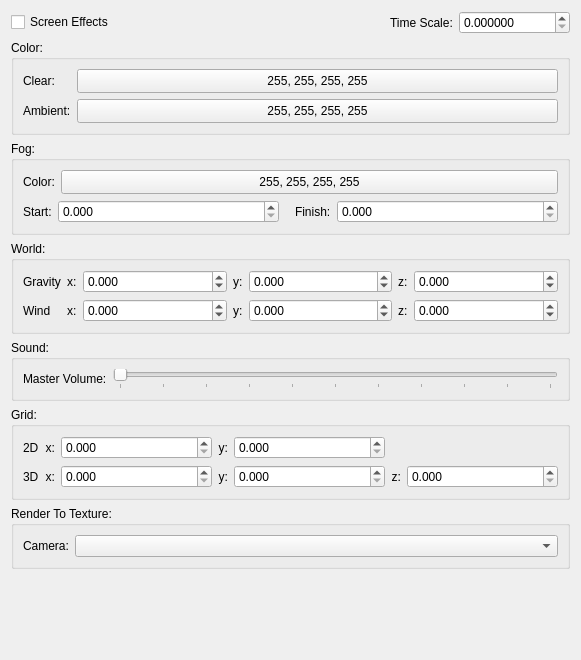
<?xml version="1.0" encoding="UTF-8"?>
<ui version="4.0">
 <class>SceneInfo</class>
 <widget class="QWidget" name="SceneInfo">
  <property name="geometry">
   <rect>
    <x>0</x>
    <y>0</y>
    <width>581</width>
    <height>660</height>
   </rect>
  </property>
  <property name="windowTitle">
   <string>Form</string>
  </property>
  <layout class="QVBoxLayout" name="verticalLayout">
   <item>
    <layout class="QHBoxLayout" name="horizontalLayout_2">
     <item>
      <widget class="QCheckBox" name="chkScreenEffects">
       <property name="text">
        <string>Screen Effects</string>
       </property>
      </widget>
     </item>
     <item>
      <spacer name="horizontalSpacer_2">
       <property name="orientation">
        <enum>Qt::Horizontal</enum>
       </property>
       <property name="sizeHint" stdset="0">
        <size>
         <width>40</width>
         <height>20</height>
        </size>
       </property>
      </spacer>
     </item>
     <item>
      <widget class="QLabel" name="label_23">
       <property name="text">
        <string>Time Scale:</string>
       </property>
      </widget>
     </item>
     <item>
      <widget class="QDoubleSpinBox" name="txtTimeScale">
       <property name="decimals">
        <number>6</number>
       </property>
       <property name="minimum">
        <double>0.000000000000000</double>
       </property>
       <property name="maximum">
        <double>99999999.999999001622200</double>
       </property>
       <property name="singleStep">
        <double>0.100000000000000</double>
       </property>
      </widget>
     </item>
    </layout>
   </item>
   <item>
    <widget class="QGroupBox" name="groupBox_2">
     <property name="title">
      <string>Color:</string>
     </property>
     <layout class="QGridLayout" name="gridLayout">
      <property name="leftMargin">
       <number>9</number>
      </property>
      <property name="topMargin">
       <number>9</number>
      </property>
      <property name="rightMargin">
       <number>9</number>
      </property>
      <property name="bottomMargin">
       <number>9</number>
      </property>
      <item row="0" column="0">
       <widget class="QLabel" name="label_2">
        <property name="text">
         <string>Clear:</string>
        </property>
       </widget>
      </item>
      <item row="0" column="1">
       <widget class="QPushButton" name="btnColorClear">
        <property name="sizePolicy">
         <sizepolicy hsizetype="Expanding" vsizetype="Fixed">
          <horstretch>0</horstretch>
          <verstretch>0</verstretch>
         </sizepolicy>
        </property>
        <property name="minimumSize">
         <size>
          <width>0</width>
          <height>24</height>
         </size>
        </property>
        <property name="cursor">
         <cursorShape>PointingHandCursor</cursorShape>
        </property>
        <property name="text">
         <string>255, 255, 255, 255</string>
        </property>
       </widget>
      </item>
      <item row="1" column="0">
       <widget class="QLabel" name="label">
        <property name="text">
         <string>Ambient:</string>
        </property>
       </widget>
      </item>
      <item row="1" column="1">
       <widget class="QPushButton" name="btnColorAmbient">
        <property name="sizePolicy">
         <sizepolicy hsizetype="Expanding" vsizetype="Fixed">
          <horstretch>0</horstretch>
          <verstretch>0</verstretch>
         </sizepolicy>
        </property>
        <property name="minimumSize">
         <size>
          <width>0</width>
          <height>24</height>
         </size>
        </property>
        <property name="cursor">
         <cursorShape>PointingHandCursor</cursorShape>
        </property>
        <property name="text">
         <string>255, 255, 255, 255</string>
        </property>
       </widget>
      </item>
     </layout>
    </widget>
   </item>
   <item>
    <widget class="QGroupBox" name="groupBox">
     <property name="title">
      <string>Fog:</string>
     </property>
     <layout class="QVBoxLayout" name="verticalLayout_3">
      <property name="leftMargin">
       <number>9</number>
      </property>
      <property name="topMargin">
       <number>9</number>
      </property>
      <property name="rightMargin">
       <number>9</number>
      </property>
      <property name="bottomMargin">
       <number>9</number>
      </property>
      <item>
       <widget class="QWidget" name="widget_2" native="true">
        <layout class="QHBoxLayout" name="horizontalLayout_4">
         <property name="leftMargin">
          <number>0</number>
         </property>
         <property name="topMargin">
          <number>0</number>
         </property>
         <property name="rightMargin">
          <number>0</number>
         </property>
         <property name="bottomMargin">
          <number>0</number>
         </property>
         <item>
          <widget class="QLabel" name="label_4">
           <property name="text">
            <string>Color:</string>
           </property>
          </widget>
         </item>
         <item>
          <widget class="QPushButton" name="btnColorFog">
           <property name="sizePolicy">
            <sizepolicy hsizetype="Expanding" vsizetype="Fixed">
             <horstretch>0</horstretch>
             <verstretch>0</verstretch>
            </sizepolicy>
           </property>
           <property name="minimumSize">
            <size>
             <width>0</width>
             <height>24</height>
            </size>
           </property>
           <property name="cursor">
            <cursorShape>PointingHandCursor</cursorShape>
           </property>
           <property name="text">
            <string>255, 255, 255, 255</string>
           </property>
          </widget>
         </item>
        </layout>
       </widget>
      </item>
      <item>
       <widget class="QWidget" name="widget_3" native="true">
        <layout class="QHBoxLayout" name="horizontalLayout">
         <property name="leftMargin">
          <number>0</number>
         </property>
         <property name="topMargin">
          <number>0</number>
         </property>
         <property name="rightMargin">
          <number>0</number>
         </property>
         <property name="bottomMargin">
          <number>0</number>
         </property>
         <item>
          <widget class="QLabel" name="label_3">
           <property name="text">
            <string>Start:</string>
           </property>
          </widget>
         </item>
         <item>
          <widget class="QDoubleSpinBox" name="txtFogStart">
           <property name="sizePolicy">
            <sizepolicy hsizetype="Expanding" vsizetype="Fixed">
             <horstretch>0</horstretch>
             <verstretch>0</verstretch>
            </sizepolicy>
           </property>
           <property name="decimals">
            <number>3</number>
           </property>
           <property name="maximum">
            <double>99999999.998999997973442</double>
           </property>
          </widget>
         </item>
         <item>
          <spacer name="horizontalSpacer">
           <property name="orientation">
            <enum>Qt::Horizontal</enum>
           </property>
           <property name="sizeType">
            <enum>QSizePolicy::Minimum</enum>
           </property>
           <property name="sizeHint" stdset="0">
            <size>
             <width>10</width>
             <height>0</height>
            </size>
           </property>
          </spacer>
         </item>
         <item>
          <widget class="QLabel" name="label_5">
           <property name="text">
            <string>Finish:</string>
           </property>
          </widget>
         </item>
         <item>
          <widget class="QDoubleSpinBox" name="txtFogFinish">
           <property name="sizePolicy">
            <sizepolicy hsizetype="Expanding" vsizetype="Fixed">
             <horstretch>0</horstretch>
             <verstretch>0</verstretch>
            </sizepolicy>
           </property>
           <property name="decimals">
            <number>3</number>
           </property>
           <property name="maximum">
            <double>99999999.998999997973442</double>
           </property>
          </widget>
         </item>
        </layout>
       </widget>
      </item>
     </layout>
    </widget>
   </item>
   <item>
    <widget class="QGroupBox" name="groupBox_3">
     <property name="title">
      <string>World:</string>
     </property>
     <layout class="QGridLayout" name="gridLayout_3">
      <property name="leftMargin">
       <number>9</number>
      </property>
      <property name="topMargin">
       <number>9</number>
      </property>
      <property name="rightMargin">
       <number>9</number>
      </property>
      <property name="bottomMargin">
       <number>9</number>
      </property>
      <item row="1" column="0">
       <widget class="QLabel" name="label_22">
        <property name="text">
         <string>Wind</string>
        </property>
       </widget>
      </item>
      <item row="1" column="1">
       <widget class="QLabel" name="label_17">
        <property name="text">
         <string>x:</string>
        </property>
       </widget>
      </item>
      <item row="0" column="0">
       <widget class="QLabel" name="label_21">
        <property name="text">
         <string>Gravity</string>
        </property>
       </widget>
      </item>
      <item row="0" column="1">
       <widget class="QLabel" name="label_6">
        <property name="text">
         <string>x:</string>
        </property>
       </widget>
      </item>
      <item row="0" column="6">
       <widget class="QDoubleSpinBox" name="txtGravityZ">
        <property name="sizePolicy">
         <sizepolicy hsizetype="Expanding" vsizetype="Fixed">
          <horstretch>0</horstretch>
          <verstretch>0</verstretch>
         </sizepolicy>
        </property>
        <property name="decimals">
         <number>3</number>
        </property>
        <property name="minimum">
         <double>-99999999.998999997973442</double>
        </property>
        <property name="maximum">
         <double>99999999.998999997973442</double>
        </property>
        <property name="singleStep">
         <double>0.100000000000000</double>
        </property>
       </widget>
      </item>
      <item row="0" column="5">
       <widget class="QLabel" name="label_8">
        <property name="text">
         <string>z:</string>
        </property>
       </widget>
      </item>
      <item row="0" column="2">
       <widget class="QDoubleSpinBox" name="txtGravityX">
        <property name="sizePolicy">
         <sizepolicy hsizetype="Expanding" vsizetype="Fixed">
          <horstretch>0</horstretch>
          <verstretch>0</verstretch>
         </sizepolicy>
        </property>
        <property name="decimals">
         <number>3</number>
        </property>
        <property name="minimum">
         <double>-99999999.998999997973442</double>
        </property>
        <property name="maximum">
         <double>99999999.998999997973442</double>
        </property>
        <property name="singleStep">
         <double>0.100000000000000</double>
        </property>
       </widget>
      </item>
      <item row="0" column="3">
       <widget class="QLabel" name="label_7">
        <property name="text">
         <string>y:</string>
        </property>
       </widget>
      </item>
      <item row="0" column="4">
       <widget class="QDoubleSpinBox" name="txtGravityY">
        <property name="sizePolicy">
         <sizepolicy hsizetype="Expanding" vsizetype="Fixed">
          <horstretch>0</horstretch>
          <verstretch>0</verstretch>
         </sizepolicy>
        </property>
        <property name="decimals">
         <number>3</number>
        </property>
        <property name="minimum">
         <double>-99999999.998999997973442</double>
        </property>
        <property name="maximum">
         <double>99999999.998999997973442</double>
        </property>
        <property name="singleStep">
         <double>0.100000000000000</double>
        </property>
       </widget>
      </item>
      <item row="1" column="2">
       <widget class="QDoubleSpinBox" name="txtWindX">
        <property name="sizePolicy">
         <sizepolicy hsizetype="Expanding" vsizetype="Fixed">
          <horstretch>0</horstretch>
          <verstretch>0</verstretch>
         </sizepolicy>
        </property>
        <property name="decimals">
         <number>3</number>
        </property>
        <property name="minimum">
         <double>-99999999.998999997973442</double>
        </property>
        <property name="maximum">
         <double>99999999.998999997973442</double>
        </property>
        <property name="singleStep">
         <double>0.100000000000000</double>
        </property>
       </widget>
      </item>
      <item row="1" column="3">
       <widget class="QLabel" name="label_18">
        <property name="text">
         <string>y:</string>
        </property>
       </widget>
      </item>
      <item row="1" column="4">
       <widget class="QDoubleSpinBox" name="txtWindY">
        <property name="sizePolicy">
         <sizepolicy hsizetype="Expanding" vsizetype="Fixed">
          <horstretch>0</horstretch>
          <verstretch>0</verstretch>
         </sizepolicy>
        </property>
        <property name="decimals">
         <number>3</number>
        </property>
        <property name="minimum">
         <double>-99999999.998999997973442</double>
        </property>
        <property name="maximum">
         <double>99999999.998999997973442</double>
        </property>
        <property name="singleStep">
         <double>0.100000000000000</double>
        </property>
       </widget>
      </item>
      <item row="1" column="5">
       <widget class="QLabel" name="label_19">
        <property name="text">
         <string>z:</string>
        </property>
       </widget>
      </item>
      <item row="1" column="6">
       <widget class="QDoubleSpinBox" name="txtWindZ">
        <property name="sizePolicy">
         <sizepolicy hsizetype="Expanding" vsizetype="Fixed">
          <horstretch>0</horstretch>
          <verstretch>0</verstretch>
         </sizepolicy>
        </property>
        <property name="decimals">
         <number>3</number>
        </property>
        <property name="minimum">
         <double>-99999999.998999997973442</double>
        </property>
        <property name="maximum">
         <double>99999999.998999997973442</double>
        </property>
        <property name="singleStep">
         <double>0.100000000000000</double>
        </property>
       </widget>
      </item>
     </layout>
    </widget>
   </item>
   <item>
    <widget class="QGroupBox" name="groupBox_4">
     <property name="title">
      <string>Sound:</string>
     </property>
     <layout class="QHBoxLayout" name="horizontalLayout_3">
      <property name="leftMargin">
       <number>9</number>
      </property>
      <property name="topMargin">
       <number>9</number>
      </property>
      <property name="rightMargin">
       <number>9</number>
      </property>
      <property name="bottomMargin">
       <number>9</number>
      </property>
      <item>
       <widget class="QLabel" name="label_9">
        <property name="text">
         <string>Master Volume:</string>
        </property>
       </widget>
      </item>
      <item>
       <widget class="QSlider" name="sldVolumeMaster">
        <property name="maximum">
         <number>1000</number>
        </property>
        <property name="pageStep">
         <number>100</number>
        </property>
        <property name="orientation">
         <enum>Qt::Horizontal</enum>
        </property>
        <property name="tickPosition">
         <enum>QSlider::TicksBelow</enum>
        </property>
       </widget>
      </item>
     </layout>
    </widget>
   </item>
   <item>
    <widget class="QGroupBox" name="groupBox_6">
     <property name="title">
      <string>Grid:</string>
     </property>
     <layout class="QGridLayout" name="gridLayout_2">
      <item row="1" column="1">
       <widget class="QLabel" name="label_11">
        <property name="text">
         <string>x:</string>
        </property>
        <property name="alignment">
         <set>Qt::AlignRight|Qt::AlignTrailing|Qt::AlignVCenter</set>
        </property>
       </widget>
      </item>
      <item row="1" column="2">
       <widget class="QDoubleSpinBox" name="txtGrid3DX">
        <property name="sizePolicy">
         <sizepolicy hsizetype="Expanding" vsizetype="Fixed">
          <horstretch>0</horstretch>
          <verstretch>0</verstretch>
         </sizepolicy>
        </property>
        <property name="decimals">
         <number>3</number>
        </property>
        <property name="minimum">
         <double>0.000000000000000</double>
        </property>
        <property name="maximum">
         <double>99999999.998999997973442</double>
        </property>
        <property name="singleStep">
         <double>0.100000000000000</double>
        </property>
       </widget>
      </item>
      <item row="1" column="3">
       <widget class="QLabel" name="label_10">
        <property name="text">
         <string>y:</string>
        </property>
        <property name="alignment">
         <set>Qt::AlignRight|Qt::AlignTrailing|Qt::AlignVCenter</set>
        </property>
       </widget>
      </item>
      <item row="1" column="4">
       <widget class="QDoubleSpinBox" name="txtGrid3DY">
        <property name="sizePolicy">
         <sizepolicy hsizetype="Expanding" vsizetype="Fixed">
          <horstretch>0</horstretch>
          <verstretch>0</verstretch>
         </sizepolicy>
        </property>
        <property name="decimals">
         <number>3</number>
        </property>
        <property name="minimum">
         <double>0.000000000000000</double>
        </property>
        <property name="maximum">
         <double>99999999.998999997973442</double>
        </property>
        <property name="singleStep">
         <double>0.100000000000000</double>
        </property>
       </widget>
      </item>
      <item row="1" column="6">
       <widget class="QDoubleSpinBox" name="txtGrid3DZ">
        <property name="sizePolicy">
         <sizepolicy hsizetype="Expanding" vsizetype="Fixed">
          <horstretch>0</horstretch>
          <verstretch>0</verstretch>
         </sizepolicy>
        </property>
        <property name="decimals">
         <number>3</number>
        </property>
        <property name="minimum">
         <double>0.000000000000000</double>
        </property>
        <property name="maximum">
         <double>99999999.998999997973442</double>
        </property>
        <property name="singleStep">
         <double>0.100000000000000</double>
        </property>
       </widget>
      </item>
      <item row="1" column="5">
       <widget class="QLabel" name="label_12">
        <property name="text">
         <string>z:</string>
        </property>
        <property name="alignment">
         <set>Qt::AlignRight|Qt::AlignTrailing|Qt::AlignVCenter</set>
        </property>
       </widget>
      </item>
      <item row="0" column="3">
       <widget class="QLabel" name="label_14">
        <property name="text">
         <string>y:</string>
        </property>
        <property name="alignment">
         <set>Qt::AlignRight|Qt::AlignTrailing|Qt::AlignVCenter</set>
        </property>
       </widget>
      </item>
      <item row="0" column="1">
       <widget class="QLabel" name="label_13">
        <property name="text">
         <string>x:</string>
        </property>
        <property name="alignment">
         <set>Qt::AlignRight|Qt::AlignTrailing|Qt::AlignVCenter</set>
        </property>
       </widget>
      </item>
      <item row="0" column="2">
       <widget class="QDoubleSpinBox" name="txtGrid2DX">
        <property name="sizePolicy">
         <sizepolicy hsizetype="Expanding" vsizetype="Fixed">
          <horstretch>0</horstretch>
          <verstretch>0</verstretch>
         </sizepolicy>
        </property>
        <property name="decimals">
         <number>3</number>
        </property>
        <property name="maximum">
         <double>99999999.998999997973442</double>
        </property>
       </widget>
      </item>
      <item row="0" column="4">
       <widget class="QDoubleSpinBox" name="txtGrid2DY">
        <property name="sizePolicy">
         <sizepolicy hsizetype="Expanding" vsizetype="Fixed">
          <horstretch>0</horstretch>
          <verstretch>0</verstretch>
         </sizepolicy>
        </property>
        <property name="decimals">
         <number>3</number>
        </property>
        <property name="maximum">
         <double>99999999.998999997973442</double>
        </property>
       </widget>
      </item>
      <item row="0" column="0">
       <widget class="QLabel" name="label_15">
        <property name="text">
         <string>2D</string>
        </property>
       </widget>
      </item>
      <item row="1" column="0">
       <widget class="QLabel" name="label_20">
        <property name="text">
         <string>3D</string>
        </property>
       </widget>
      </item>
     </layout>
    </widget>
   </item>
   <item>
    <widget class="QGroupBox" name="groupBox_8">
     <property name="title">
      <string>Render To Texture:</string>
     </property>
     <layout class="QHBoxLayout" name="horizontalLayout_8">
      <item>
       <widget class="QLabel" name="label_16">
        <property name="text">
         <string>Camera:</string>
        </property>
       </widget>
      </item>
      <item>
       <widget class="QComboBox" name="cmbFBOCamera">
        <property name="sizePolicy">
         <sizepolicy hsizetype="Expanding" vsizetype="Fixed">
          <horstretch>0</horstretch>
          <verstretch>0</verstretch>
         </sizepolicy>
        </property>
       </widget>
      </item>
     </layout>
    </widget>
   </item>
   <item>
    <spacer name="verticalSpacer">
     <property name="orientation">
      <enum>Qt::Vertical</enum>
     </property>
     <property name="sizeHint" stdset="0">
      <size>
       <width>0</width>
       <height>0</height>
      </size>
     </property>
    </spacer>
   </item>
  </layout>
 </widget>
 <tabstops>
  <tabstop>chkScreenEffects</tabstop>
  <tabstop>txtTimeScale</tabstop>
  <tabstop>btnColorClear</tabstop>
  <tabstop>btnColorAmbient</tabstop>
  <tabstop>btnColorFog</tabstop>
  <tabstop>txtFogStart</tabstop>
  <tabstop>txtFogFinish</tabstop>
  <tabstop>txtGravityX</tabstop>
  <tabstop>txtGravityY</tabstop>
  <tabstop>txtGravityZ</tabstop>
  <tabstop>txtWindX</tabstop>
  <tabstop>txtWindY</tabstop>
  <tabstop>txtWindZ</tabstop>
  <tabstop>sldVolumeMaster</tabstop>
  <tabstop>txtGrid2DX</tabstop>
  <tabstop>txtGrid2DY</tabstop>
  <tabstop>txtGrid3DX</tabstop>
  <tabstop>txtGrid3DY</tabstop>
  <tabstop>txtGrid3DZ</tabstop>
  <tabstop>cmbFBOCamera</tabstop>
 </tabstops>
 <resources/>
 <connections/>
</ui>
